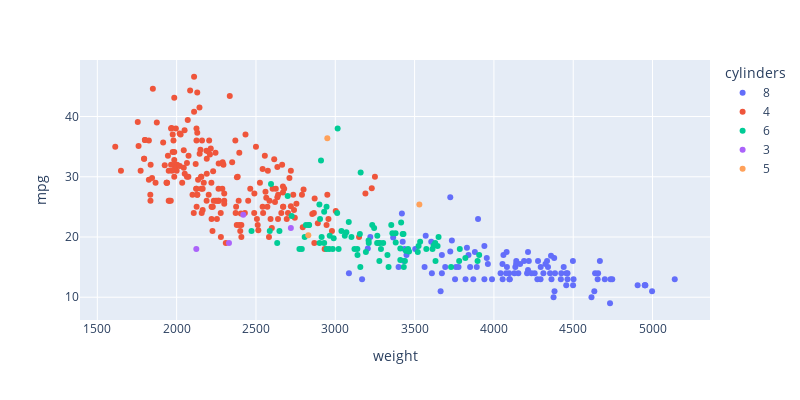

Notebook source saved alongside this figure:
### Markdown cell above
origin 1 has the lowest of mpg

### Code cell
px.scatter(df,x='weight',y='mpg',color='cylinders',width=800,height=400)

### Figure 1 — Plotly figure (JSON) as saved in the notebook; plotly's stock layout.template omitted (floating-point values rounded to 4 significant figures; data arrays with more than 128 entries replaced by an {"elided": "..."} marker saying what was removed)
{"data": [{"hovertemplate": "cylinders=8<br>weight=%{x}<br>mpg=%{y}<extra></extra>", "legendgroup": "8", "marker": {"color": "#636efa", "symbol": "circle"}, "mode": "markers", "name": "8", "orientation": "v", "showlegend": true, "type": "scatter", "x": [3504, 3693, 3436, 3433, 3449, 4341, 4354, 4312, 4425, 3850, 3563, 3609, 3761, 3086, 4615, 4376, 4382, 4732, 4209, 4464, 4154, 4096, 4955, 4746, 5140, 4274, 4385, 4135, 4129, 3672, 4633, 4502, 4456, 4422, 3892, 4098, 4294, 4077, 4100, 3672, 3988, 4042, 3777, 4952, 4464, 4363, 4237, 4735, 4951, 3821, 4997, 4906, 4654, 4499, 4082, 4278, 3399, 3664, 4141, 4699, 4457, 4638, 4257, 4668, 4440, 4498, 4657, 3221, 3169, 4215, 4190, 3962, 4215, 3940, 4380, 4055, 3870, 3755, 3880, 4060, 4140, 4295, 4220, 4165, 4325, 4335, 3365, 3735, 3570, 3425, 3205, 4080, 3840, 3725, 3955, 3830, 4360, 4054, 3605, 3940, 3900, 3420, 3725], "xaxis": "x", "y": [18.0, 15.0, 18.0, 16.0, 17.0, 15.0, 14.0, 14.0, 14.0, 15.0, 15.0, 14.0, 15.0, 14.0, 10.0, 10.0, 11.0, 9.0, 14.0, 14.0, 14.0, 14.0, 12.0, 13.0, 13.0, 13.0, 14.0, 15.0, 14.0, 17.0, 11.0, 13.0, 12.0, 13.0, 15.0, 13.0, 13.0, 14.0, 13.0, 14.0, 13.0, 14.0, 15.0, 12.0, 13.0, 13.0, 14.0, 13.0, 12.0, 13.0, 11.0, 12.0, 13.0, 12.0, 15.0, 16.0, 15.0, 11.0, 16.0, 13.0, 14.0, 14.0, 14.0, 16.0, 15.0, 16.0, 14.0, 20.0, 13.0, 17.5, 16.0, 15.5, 14.5, 13.0, 16.5, 13.0, 13.0, 13.0, 17.5, 17.0, 15.5, 15.0, 16.0, 15.5, 15.5, 16.0, 19.9, 19.4, 20.2, 19.2, 18.1, 17.5, 17.0, 17.6, 16.5, 18.2, 16.9, 15.5, 19.2, 18.5, 23.0, 23.9, 26.6], "yaxis": "y"}, {"hovertemplate": "cylinders=4<br>weight=%{x}<br>mpg=%{y}<extra></extra>", "legendgroup": "4", "marker": {"color": "#EF553B", "symbol": "circle"}, "mode": "markers", "name": "4", "orientation": "v", "showlegend": true, "type": "scatter", "x": {"elided": "199 int values"}, "xaxis": "x", "y": {"elided": "199 float values"}, "yaxis": "y"}, {"hovertemplate": "cylinders=6<br>weight=%{x}<br>mpg=%{y}<extra></extra>", "legendgroup": "6", "marker": {"color": "#00cc96", "symbol": "circle"}, "mode": "markers", "name": "6", "orientation": "v", "showlegend": true, "type": "scatter", "x": [2833, 2774, 2587, 2648, 2634, 3439, 3329, 3302, 3288, 2962, 3282, 3139, 3121, 3278, 2945, 3021, 2904, 2789, 2472, 2807, 3102, 2901, 3336, 3781, 3632, 3613, 3264, 3459, 3432, 3158, 3907, 3897, 3730, 3785, 3039, 2914, 2984, 3211, 3233, 3353, 3012, 3085, 3651, 3574, 3645, 3193, 2930, 3820, 3520, 3425, 3630, 3525, 2815, 3535, 3155, 2965, 3430, 3210, 3380, 3070, 3620, 3410, 3445, 3140, 3410, 3245, 2990, 3265, 3360, 2595, 2700, 3381, 2910, 2725, 3160, 2900, 2930, 3415, 3060, 3465, 2945, 3015, 2835], "xaxis": "x", "y": [22.0, 18.0, 21.0, 21.0, 19.0, 16.0, 17.0, 19.0, 18.0, 18.0, 19.0, 18.0, 18.0, 16.0, 18.0, 18.0, 23.0, 18.0, 21.0, 20.0, 20.0, 19.0, 15.0, 16.0, 16.0, 18.0, 19.0, 18.0, 15.0, 15.0, 17.0, 16.0, 15.0, 18.0, 21.0, 20.0, 18.0, 19.0, 22.0, 22.0, 24.0, 22.5, 20.0, 18.0, 18.5, 17.5, 19.0, 16.5, 17.5, 20.5, 19.0, 18.5, 22.0, 19.2, 20.5, 20.2, 20.5, 19.4, 20.6, 20.8, 18.6, 18.1, 17.7, 17.0, 16.2, 21.5, 19.8, 20.2, 20.6, 28.8, 26.8, 19.1, 32.7, 23.5, 30.7, 25.4, 24.2, 22.4, 20.2, 17.6, 25.0, 38.0, 22.0], "yaxis": "y"}, {"hovertemplate": "cylinders=3<br>weight=%{x}<br>mpg=%{y}<extra></extra>", "legendgroup": "3", "marker": {"color": "#ab63fa", "symbol": "circle"}, "mode": "markers", "name": "3", "orientation": "v", "showlegend": true, "type": "scatter", "x": [2330, 2124, 2720, 2420], "xaxis": "x", "y": [19.0, 18.0, 21.5, 23.7], "yaxis": "y"}, {"hovertemplate": "cylinders=5<br>weight=%{x}<br>mpg=%{y}<extra></extra>", "legendgroup": "5", "marker": {"color": "#FFA15A", "symbol": "circle"}, "mode": "markers", "name": "5", "orientation": "v", "showlegend": true, "type": "scatter", "x": [2830, 3530, 2950], "xaxis": "x", "y": [20.3, 25.4, 36.4], "yaxis": "y"}], "layout": {"height": 400, "legend": {"title": {"text": "cylinders"}, "tracegroupgap": 0}, "margin": {"t": 60}, "width": 800, "xaxis": {"anchor": "y", "domain": [0, 1], "title": {"text": "weight"}}, "yaxis": {"anchor": "x", "domain": [0, 1], "title": {"text": "mpg"}}}}
